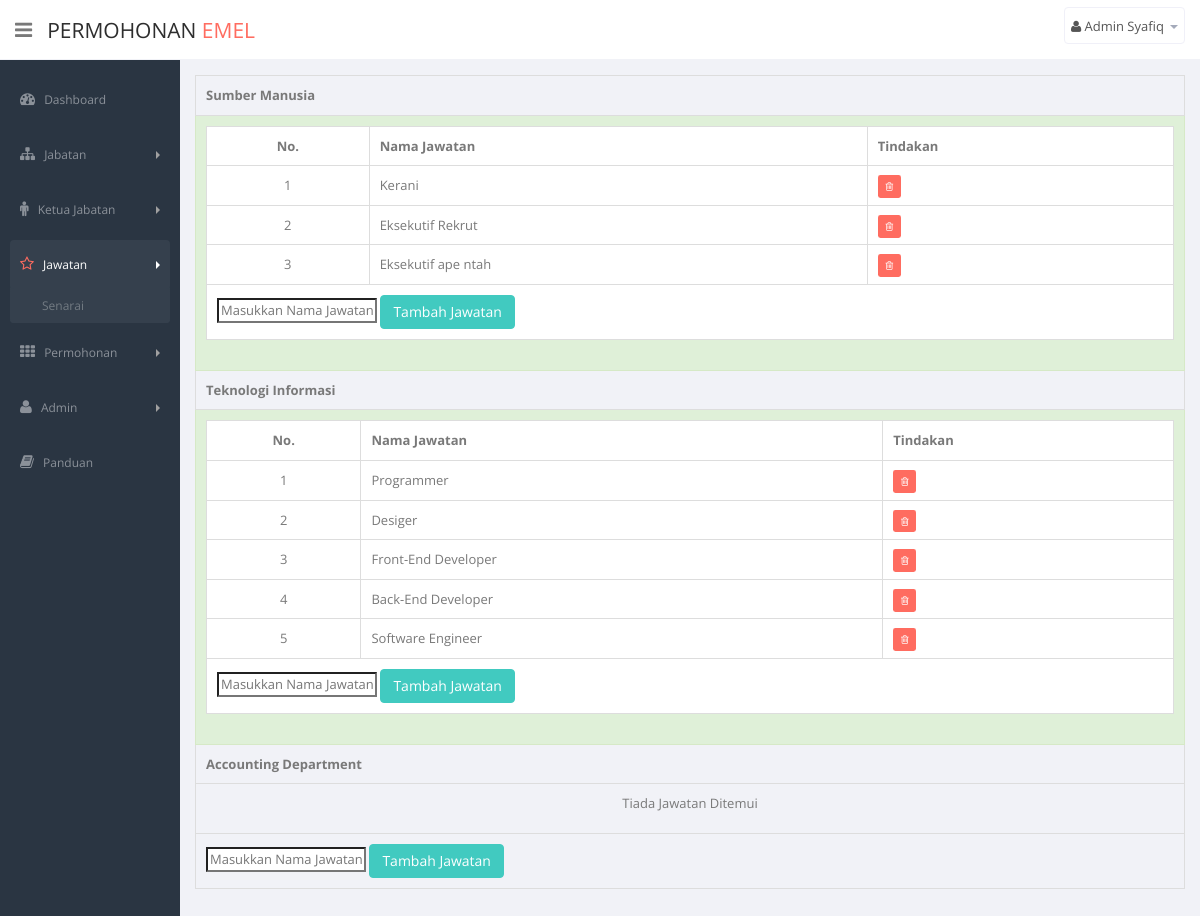
The page /admin_pos.php (signed in) on the database its author committed.
### tables this page shows
CREATE TABLE IF NOT EXISTS `department` (
  `DEPT_ID` int(11) NOT NULL AUTO_INCREMENT,
  `DEPT_NAME` text,
  PRIMARY KEY (`DEPT_ID`)
);

CREATE TABLE IF NOT EXISTS `position` (
  `POS_ID` int(11) NOT NULL AUTO_INCREMENT,
  `POS_DEPTID` int(11) NOT NULL,
  `POS_NAME` text,
  PRIMARY KEY (`POS_ID`),
  KEY `fk_POSITION_DEPARTMENT_idx` (`POS_DEPTID`),
  CONSTRAINT `fk_POSITION_DEPARTMENT` FOREIGN KEY (`POS_DEPTID`) REFERENCES `department` (`DEPT_ID`) ON DELETE NO ACTION ON UPDATE NO ACTION
);

### admin_pos.php (the view, shortened to what this page needs)
<!DOCTYPE html>
<html lang="en">
  <head>
    <link href="FL_CSS/bootstrap.min.css" rel="stylesheet">
    <link href="FL_CSS/bootstrap-reset.css" rel="stylesheet">
    <link href="assets/font-awesome/css/font-awesome.css" rel="stylesheet" />
    <link href="assets/jquery-easy-pie-chart/jquery.easy-pie-chart.css" rel="stylesheet" type="text/css" media="screen"/>
    <link rel="stylesheet" href="css/owl.carousel.css" type="text/css">
    <link href="FL_CSS/style.css" rel="stylesheet">
    <link href="FL_CSS/style-responsive.css" rel="stylesheet" />
  </head>
  <body>
  <section id="container" class="">
        <?php include('admin_navbar.php'); ?>
        <?php include('admin_sidebar.php'); ?>
      <section id="main-content">
          <section class="wrapper">
          <?php
            $bigTable = "<table class='table table-hover table-bordered'>";
            $deptQuery = "SELECT DEPT_ID, DEPT_NAME FROM department";
            $deptRes = mysql_query($deptQuery);
            if(mysql_num_rows($deptRes) > 0)
            {
              while($deptRow = mysql_fetch_array($deptRes))
              {
                $deptID = $deptRow['DEPT_ID'];
                $deptName = $deptRow['DEPT_NAME'];
                $bigTable .= "<tr class='info'> <td> <strong> $deptName </strong> </td> </tr>";
                $posQuery = "SELECT POS_ID, POS_DEPTID, POS_NAME
                              FROM position
                              WHERE POS_DEPTID = $deptID";
                $posRes = mysql_query($posQuery) or die(mysql_error());
                if(mysql_num_rows($posRes) > 0)
                {
                  $posTable = "<table class='table table-bordered'>
                                <tr>
                                    <th> <center>No.</center> </th>
                                    <th> Nama Jawatan </th>
                                    <th> Tindakan </th>
                                </tr>";
                  $posCounter = 1;
                  while($posRow = mysql_fetch_array($posRes))
                  {
                    $posID = $posRow['POS_ID'];
                    $posName = $posRow['POS_NAME'];
                    $posTable .= "<tr>
                                    <td> <center>$posCounter</center> </td>
                                    <td> $posName </td>
                                    <td> <a href=admin_pos.php?delPos=".$posID." class='confirmClick'> <span class='label label-danger'> <i class='icon icon-trash'></i></span></a> </td>
                                  </tr>";
                    $posCounter++;
                  }
                  $posTable .= "<tr>
                                  <td colspan='3'>
                                    <form method='POST'>
                                    <input type='hidden' name='deptID' value='$deptID'>
                                    <input type='text' name='posName' placeholder='Masukkan Nama Jawatan' required>
                                    <input type='submit' name='addPos' value='Tambah Jawatan' class='btn btn-small btn-primary'>
                                    </form>
                                  </td>
                                </tr>";
                  $posTable .= "</table>";
                  $bigTable .= "<tr class='success'> <td> $posTable </td> </tr>";
                }
                else
                {
                  $bigTable .= "<tr class='error'>
                                  <td> <center> <p class='text-error'> Tiada Jawatan Ditemui </p> </center> </td>
                                </tr>
                                <tr>
                                  <td>
                                    <form method='POST'>
                                    <input type='hidden' name='deptID' value='$deptID'>
                                    <input type='text' name='posName' placeholder='Masukkan Nama Jawatan' required>
                                    <input type='submit' name='addPos' value='Tambah Jawatan' class='btn btn-small btn-primary'>
                                    </form>
                                  </td>
                                </tr>";
                }
              }
            }
            else
            {
              echo "Tiada Jabatan Ditemui";
            }
            echo $bigTable;
          ?>
  </section>
  </body>
</html>

### FL_CSS/style.css (style rules this page uses)
body { color: #797979; background: #f1f2f7; font-family: 'Open Sans', sans-serif; padding: 0px !important; margin: 0px !important; font-size:13px; }
a, a:hover, a:focus { text-decoration: none; outline: none; }
#container { width: 100%; height: 100%; }
#main-content { margin-left: 180px; }
.wrapper { display: inline-block; margin-top: 60px; padding: 15px; width: 100%; }

### rows shown on the page
department: DEPT_NAME "Sumber Manusia"
position: POS_NAME "Kerani"
position: POS_NAME "Eksekutif Rekrut"
position: POS_NAME "Eksekutif ape ntah"
department: DEPT_NAME "Teknologi Informasi"
position: POS_NAME "Programmer"
position: POS_NAME "Desiger"
position: POS_NAME "Front-End Developer"
position: POS_NAME "Back-End Developer"
position: POS_NAME "Software Engineer"
department: DEPT_NAME "Accounting Department"

### other values the page prints
$global_userName "Admin Syafiq"
